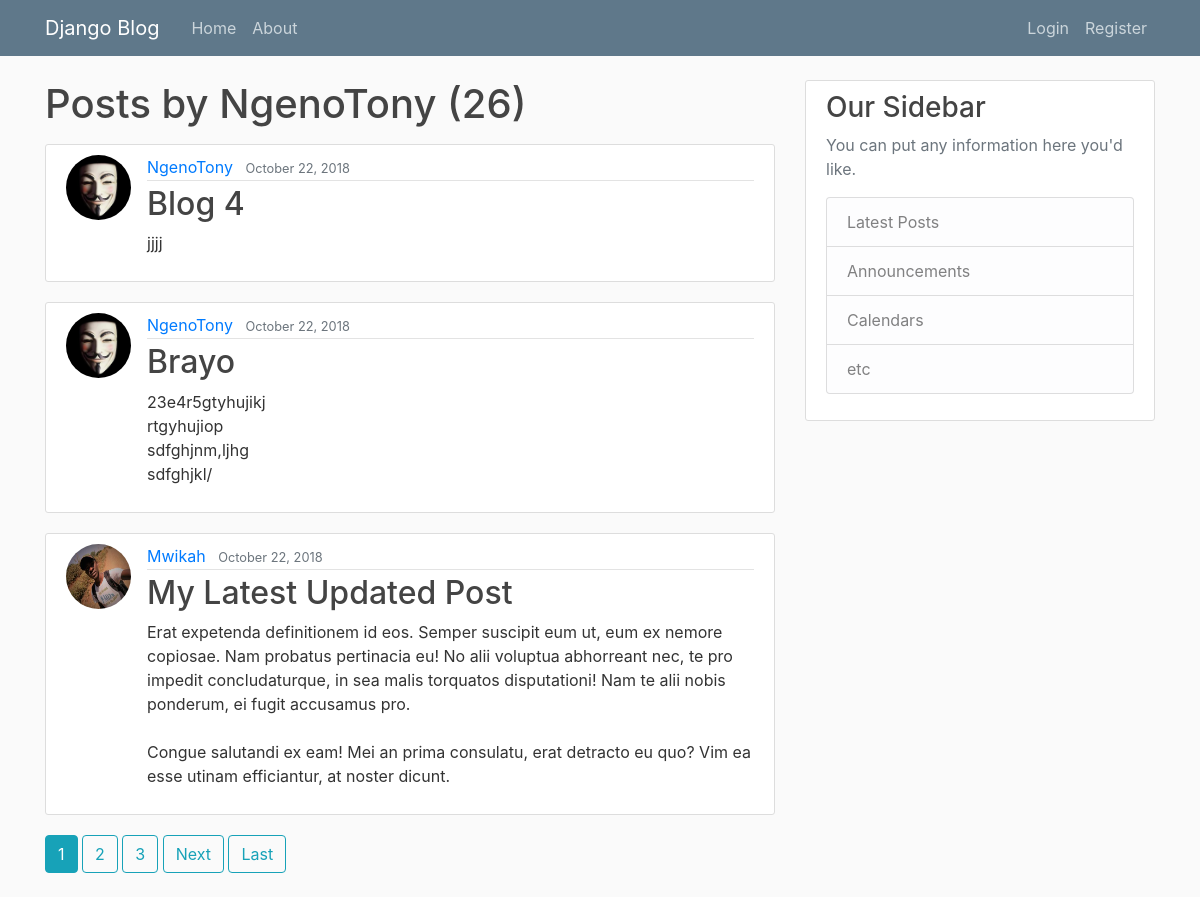
Page /user/NgenoTony on the committed database.
### blog/models.py (models this page shows, shortened)
class Post(models.Model):
    title = models.CharField(max_length=100)
    content = models.TextField()
    date_posted = models.DateTimeField(default=timezone.now)
    author = models.ForeignKey(User, on_delete=models.CASCADE)

### users/models.py (models this page shows, shortened)
class Profile(models.Model):
    user = models.OneToOneField(User, on_delete=models.CASCADE)
    image = models.ImageField(default='default.jpg', upload_to='profile_pics')

### blog/views.py (the view, shortened to what this page needs)
# urls.py: path('user/<str:username>', UserPostListView.as_view(), name='user-posts'),
class UserPostListView(ListView):
    model = Post
    template_name = 'blog/user_posts.html'
    context_object_name = 'posts'
    ordering = ['-date_posted']
    paginate_by = 3

### blog/templates/blog/user_posts.html (shortened to what this page needs)
{% extends "blog/base.html" %}
{% block content %}
    <h1 class="mb-3" >Posts by {{view.kwargs.username }} ({{ page_obj.paginator.count }}) </h1>
    {% for post in posts %}
        <article class="media content-section">
        <img class="rounded-circle article-img" src="{{ post.author.profile.image.url }}">
        <div class="media-body">
            <div class="article-metadata">
            <a class="mr-2" href="{% url 'user-posts' post.author.username %}">{{ post.author }}</a>
            <small class="text-muted">{{ post.date_posted|date:"F d, Y" }}</small>
            </div>
            <h2><a class="article-title" href="{% url 'post-detail' post.id %}">{{ post.title }}</a></h2>
            <p class="article-content">{{ post.content }}</p>
        </div>
        </article>
        {% endfor %}
        {% if is_paginated %}
          {% for num in page_obj.paginator.page_range %}
            {% if page_obj.number == num %}
              <a class="btn btn-info mb-4" href="?page={{ num }}">{{ num }}</a>
            {% elif num > page_obj.number|add:'-3' and num < page_obj.number|add:'3' %}
              <a class="btn btn-outline-info mb-4" href="?page={{ num }}">{{ num }}</a>
            {% endif %}
          {% endfor %}
          {% if page_obj.has_next %}
            <a class="btn btn-outline-info mb-4" href="?page={{ page_obj.next_page_number }}">Next</a>
            <a class="btn btn-outline-info mb-4" href="?page={{ page_obj.paginator.num_pages }}">Last</a>
          {% endif %}
        {% endif %}
{% endblock content %}

### blog/static/blog/main.css (style rules this page uses)
body { background: #fafafa; color: #333333; margin-top: 5rem; }
h1, h2, h3, h4, h5, h6 { color: #444444; }
.content-section { background: #ffffff; padding: 10px 20px; border: 1px solid #dddddd; border-radius: 3px; margin-bottom: 20px; }
.article-title { color: #444444; }
.article-content { white-space: pre-line; }
.article-img { height: 65px; width: 65px; margin-right: 16px; }
.article-metadata { padding-bottom: 1px; margin-bottom: 4px; border-bottom: 1px solid #e3e3e3 }

### rows in the picture
Post: author.profile.image (picture), author "NgenoTony", date_posted "October 22, 2018", title "Blog 4", content "jjjj"
Post: author.profile.image (picture), author "NgenoTony", date_posted "October 22, 2018", title "Brayo", content "23e4r5gtyhujikj rtgyhujiop sdfghjnm,ljhg sdfghjkl/"
Post: author.profile.image (picture), author "Mwikah", date_posted "October 22, 2018", title "My Latest Updated Post", content "Erat expetenda definitionem id eos. Semper suscipit eum ut, eum ex nemore copiosae. Nam probatus pertinacia eu! No alii voluptua abhorreant nec, te pro impedit concludaturque, in sea malis torquatos disputationi! Nam te alii nobis ponderum, ei fugit accusamus pro. Congue salutandi ex eam! Mei an prima consulatu, erat detracto eu quo? Vim ea esse utinam efficiantur, at noster dicunt."

### other values in the picture
{{ view.kwargs.username }} "NgenoTony"
{{ page_obj.paginator.count }} "26"
{{ num }} "1"
{{ num }} "2" "3"
